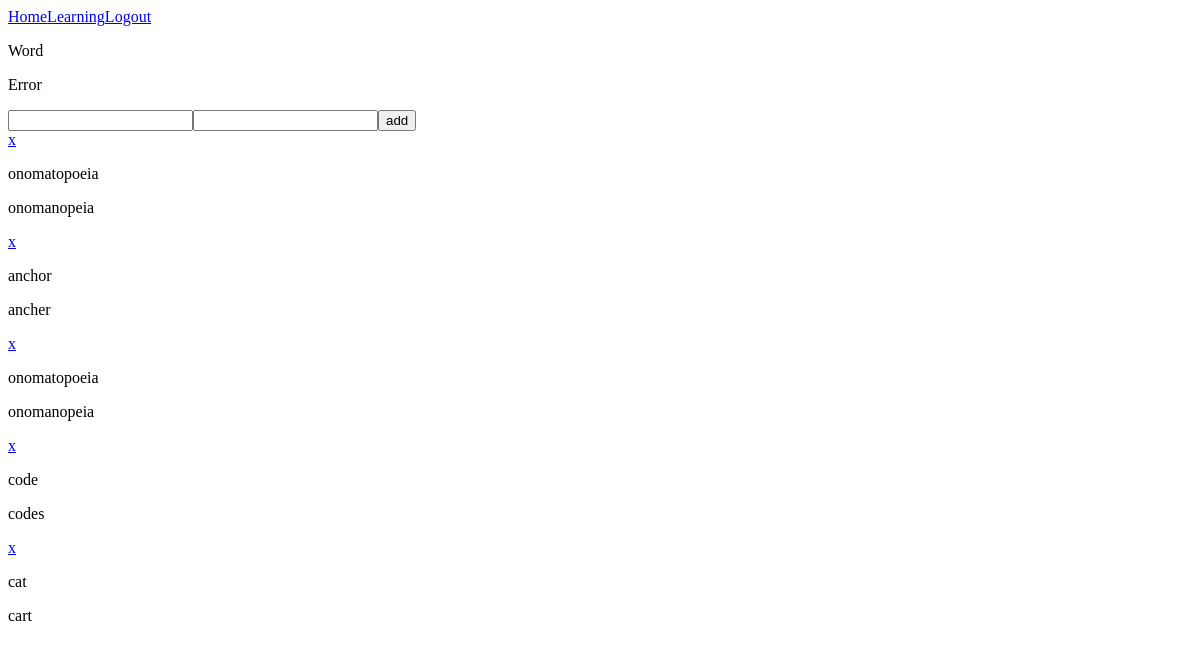
/study/ (signed in), run on an earlier commit of the app's database.
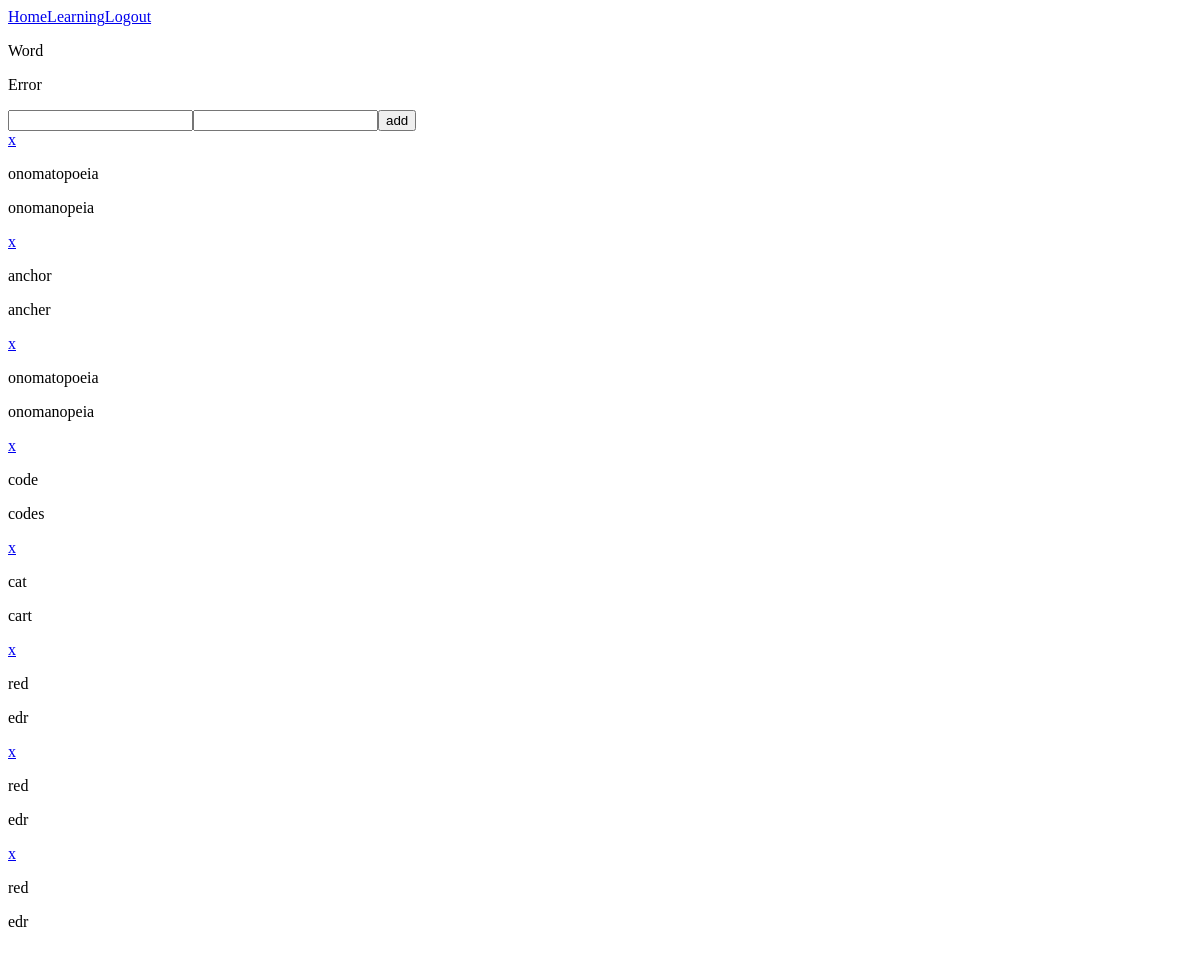
And on a later commit of the database.
### spellingapp/models.py (models this page shows, shortened)
class KeyVal(models.Model):
    word = models.CharField(max_length=240, default="word", null=True)
    spelling_error = models.CharField(max_length=240, default="spellingerror", null=True)
    user = models.ForeignKey(User, on_delete=models.PROTECT, related_name='KeyVals', default='...')

### spellingapp/views.py (the view)
# urls.py: path('study/', views.study_view, name="study_view" ),
def study_view(request):
    spelling_list = KeyVal.objects.filter(user=request.user)
    context = {
        'spelling_list': spelling_list,
    }
    return render(request, 'spellingapp/study_page.html', context)

### spellingapp/templates/spellingapp/study_page.html (shortened to what this page needs)
{% extends 'spellingapp/base.html' %}
{% load static %}
{% block study %}
<div id="studyPage">
    <div id="paper">
        <section id="paperHeading">
        <p>Word</p>
        <p>Error</p>
        </section>
        <form action="{% url 'spellingapp:add_key_val' %}" method="POST">
            <input type="text" name="word">
            <input type="text" name="spelling_error">
            <input type="submit" value="add">
        </form>
        {% for item in spelling_list  %}
            <div>
                <div>
                   <a  href="{% url 'spellingapp:remove_key_val' pk=item.pk %}">x</a>
                   <p>{{ item.word }}</p>
                </div>
                <div>
                    <p>{{ item.spelling_error }}</p>
                </div>
            </div>
        {% endfor %}
        <br>
    </div>
</div>
{% endblock study %}

### spellingapp/templates/spellingapp/base.html (shortened to what this page needs)
<!DOCTYPE html>
<html lang="en">
  <head>
    {% load sass_tags %}
    <link href="{% sass_src 'spellingproject/css/styles.css' %}" rel="stylesheet" type="text/css" />
  </head>
  <body>
  <div id="app">
    <div id="header">
      {% if user.is_authenticated %}
        <a href="{% url 'spellingapp:study_view' %}">Home</a>
      {% else %}
        <a href="{% url 'spellingapp:home' %}">Home</a>
      {% endif %}
      {% if user.is_authenticated %}
        <a href="{% url 'spellingapp:learning_view' %}">Learning</a>
        <a href="{% url 'logout' %}">Logout</a>
      {% else %}
        <a href="{% url 'login' %}">Login</a>
        <a href="{% url 'register' %}">Register</a>
      {% endif %}
    </div>
      {% block study %}
      {% endblock %}
    </div>
  </body>
</html>

What changed in the data, as far as the page shows it:
added KeyVal: word "red", spelling_error "edr"
added KeyVal: word "red", spelling_error "edr"
added KeyVal: word "red", spelling_error "edr"
